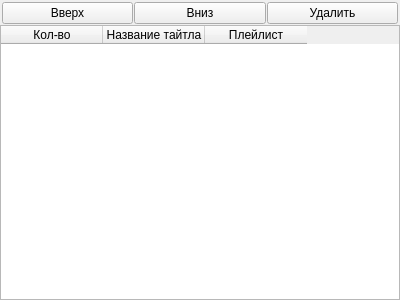
<?xml version="1.0" encoding="UTF-8"?>
<ui version="4.0">
 <class>favorite_form</class>
 <widget class="QWidget" name="favorite_form">
  <property name="geometry">
   <rect>
    <x>0</x>
    <y>0</y>
    <width>400</width>
    <height>300</height>
   </rect>
  </property>
  <property name="windowTitle">
   <string>Избранные тайтлы</string>
  </property>
  <layout class="QVBoxLayout" name="verticalLayout">
   <property name="spacing">
    <number>1</number>
   </property>
   <property name="leftMargin">
    <number>0</number>
   </property>
   <property name="topMargin">
    <number>2</number>
   </property>
   <property name="rightMargin">
    <number>0</number>
   </property>
   <property name="bottomMargin">
    <number>0</number>
   </property>
   <item>
    <layout class="QHBoxLayout" name="horizontalLayout">
     <property name="leftMargin">
      <number>2</number>
     </property>
     <property name="rightMargin">
      <number>2</number>
     </property>
     <item>
      <widget class="QPushButton" name="up">
       <property name="cursor">
        <cursorShape>PointingHandCursor</cursorShape>
       </property>
       <property name="focusPolicy">
        <enum>Qt::NoFocus</enum>
       </property>
       <property name="text">
        <string>Вверх</string>
       </property>
      </widget>
     </item>
     <item>
      <widget class="QPushButton" name="down">
       <property name="cursor">
        <cursorShape>PointingHandCursor</cursorShape>
       </property>
       <property name="focusPolicy">
        <enum>Qt::NoFocus</enum>
       </property>
       <property name="text">
        <string>Вниз</string>
       </property>
      </widget>
     </item>
     <item>
      <widget class="QPushButton" name="del_title">
       <property name="cursor">
        <cursorShape>PointingHandCursor</cursorShape>
       </property>
       <property name="focusPolicy">
        <enum>Qt::NoFocus</enum>
       </property>
       <property name="toolTip">
        <string>&lt;html&gt;&lt;head/&gt;&lt;body&gt;&lt;p&gt;&lt;span style=&quot; font-size:12pt; font-weight:600;&quot;&gt;Удалить из избранных&lt;/span&gt;&lt;/p&gt;&lt;/body&gt;&lt;/html&gt;</string>
       </property>
       <property name="text">
        <string>Удалить</string>
       </property>
      </widget>
     </item>
    </layout>
   </item>
   <item>
    <widget class="QTableWidget" name="table">
     <property name="minimumSize">
      <size>
       <width>368</width>
       <height>200</height>
      </size>
     </property>
     <property name="sizeAdjustPolicy">
      <enum>QAbstractScrollArea::AdjustToContents</enum>
     </property>
     <property name="editTriggers">
      <set>QAbstractItemView::DoubleClicked</set>
     </property>
     <property name="showDropIndicator" stdset="0">
      <bool>false</bool>
     </property>
     <property name="dragDropOverwriteMode">
      <bool>false</bool>
     </property>
     <property name="selectionMode">
      <enum>QAbstractItemView::SingleSelection</enum>
     </property>
     <property name="selectionBehavior">
      <enum>QAbstractItemView::SelectRows</enum>
     </property>
     <property name="textElideMode">
      <enum>Qt::ElideRight</enum>
     </property>
     <property name="showGrid">
      <bool>false</bool>
     </property>
     <property name="gridStyle">
      <enum>Qt::SolidLine</enum>
     </property>
     <property name="sortingEnabled">
      <bool>false</bool>
     </property>
     <property name="cornerButtonEnabled">
      <bool>true</bool>
     </property>
     <attribute name="horizontalHeaderCascadingSectionResizes">
      <bool>false</bool>
     </attribute>
     <attribute name="horizontalHeaderMinimumSectionSize">
      <number>60</number>
     </attribute>
     <attribute name="horizontalHeaderDefaultSectionSize">
      <number>102</number>
     </attribute>
     <attribute name="horizontalHeaderHighlightSections">
      <bool>true</bool>
     </attribute>
     <attribute name="horizontalHeaderShowSortIndicator" stdset="0">
      <bool>false</bool>
     </attribute>
     <attribute name="horizontalHeaderStretchLastSection">
      <bool>false</bool>
     </attribute>
     <attribute name="verticalHeaderVisible">
      <bool>false</bool>
     </attribute>
     <column>
      <property name="text">
       <string>Кол-во</string>
      </property>
      <property name="textAlignment">
       <set>AlignCenter</set>
      </property>
     </column>
     <column>
      <property name="text">
       <string>Название тайтла</string>
      </property>
      <property name="textAlignment">
       <set>AlignCenter</set>
      </property>
     </column>
     <column>
      <property name="text">
       <string>Плейлист</string>
      </property>
      <property name="textAlignment">
       <set>AlignCenter</set>
      </property>
     </column>
    </widget>
   </item>
  </layout>
 </widget>
 <resources/>
 <connections/>
</ui>
